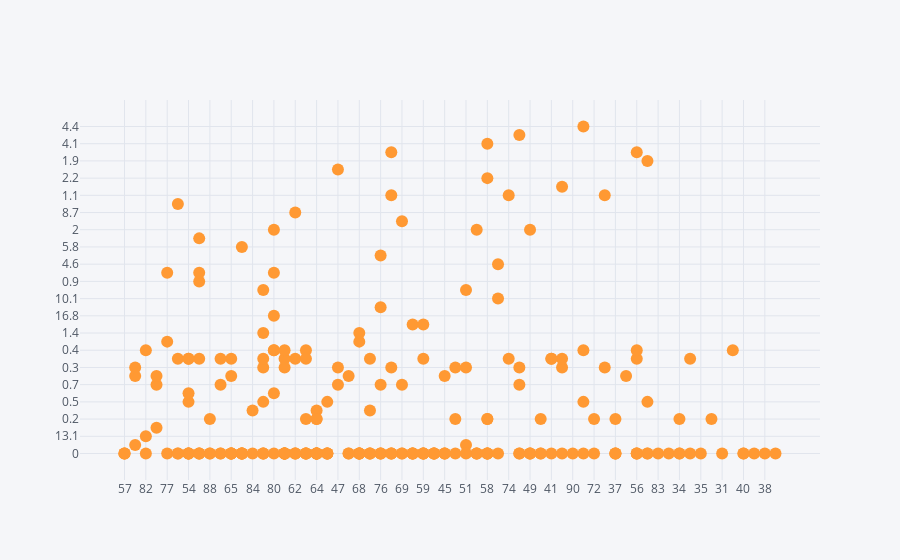

The code cell stored with this chart in its notebook:
### Code cell
df.iplot(x = 'Humidity', y = 'Rain', mode = 'markers')

### Figure 1 — Plotly figure (JSON) as saved in the notebook; plotly's stock layout.template omitted (floating-point values rounded to 4 significant figures; data arrays with more than 128 entries replaced by an {"elided": "..."} marker saying what was removed)
{"data": [{"line": {"color": "rgba(255, 153, 51, 1.0)", "dash": "solid", "shape": "linear", "width": 1.3}, "marker": {"size": 12, "symbol": "circle"}, "mode": "markers", "name": "Rain", "text": "", "type": "scatter", "x": {"elided": "244 str values"}, "y": {"elided": "244 str values"}}], "layout": {"legend": {"bgcolor": "#F5F6F9", "font": {"color": "#4D5663"}}, "paper_bgcolor": "#F5F6F9", "plot_bgcolor": "#F5F6F9", "title": {"font": {"color": "#4D5663"}}, "xaxis": {"gridcolor": "#E1E5ED", "showgrid": true, "tickfont": {"color": "#4D5663"}, "title": {"font": {"color": "#4D5663"}, "text": ""}, "zerolinecolor": "#E1E5ED"}, "yaxis": {"gridcolor": "#E1E5ED", "showgrid": true, "tickfont": {"color": "#4D5663"}, "title": {"font": {"color": "#4D5663"}, "text": ""}, "zerolinecolor": "#E1E5ED"}}}
